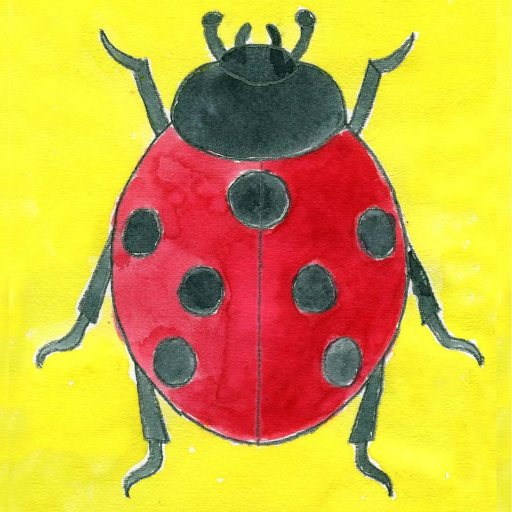
#> input picture website/assets/common/ladybug-source.png, 1024 x 1024 px (shown at 1/2 size)
$ python trace_home_peony.py ../assets/common/ladybug-source.png   (older library calls are emulated)
#> lines starting #> are read from the running program, lines starting #| are printed output that depends on the picture; after the words box and inside, x2 and y2 are one past the last pixel; in counts of white or black regions, pixels touching at a corner belong together
#!/usr/bin/env python3
"""Edge-trace the home hero peony PNG into stroke-only SVG (Canny → contours).

Requires: opencv-python-headless, numpy (same as trace_persona_outline.py).
Set SRC to your peony PNG, then run to regenerate OUT_SVG.

Default SRC looks for the asset next to this repo under .cursor/projects/…;
override with: python trace_home_peony.py /path/to/peony.png
"""
from __future__ import annotations

import argparse
import sys
from pathlib import Path

import cv2
import numpy as np

REPO_ROOT = Path(__file__).resolve().parent.parent
OUT_SVG = REPO_ROOT / "assets" / "common" / "home-peony-traced.svg"

# Cursor chat image drop (same pattern as trace_persona_outline.py)
_DEFAULT_CURSOR_ASSET = (
    Path.home()
    / ".cursor"
    / "projects"
    / "Users-pruyontrarak-Downloads-Portfolio-2"
    / "assets"
    / "image-8e0f94ca-ccc2-4f19-95d7-632f8e69966d.png"
)
# Fallback: raw PNG committed by sync script / manual copy
_FALLBACK_REPO_PNG = REPO_ROOT / "assets" / "common" / "home-peony.png"

TARGET_W = 170
# Hero peony line color (matches about-lily / stay-connected-orchid traces)
STROKE = "#4a3162"
# Thin at large CSS scale; nudge up if you regenerate at higher TARGET_W
STROKE_W = "0.34"


def _default_src() -> Path:
    if _DEFAULT_CURSOR_ASSET.is_file():
        return _DEFAULT_CURSOR_ASSET
    if _FALLBACK_REPO_PNG.is_file():
        return _FALLBACK_REPO_PNG
    return _DEFAULT_CURSOR_ASSET


def main() -> None:
    ap = argparse.ArgumentParser(description="Trace peony PNG → home-peony-traced.svg")
    ap.add_argument(
        "src",
        nargs="?",
        type=Path,
        default=None,
        help="Source peony PNG (defaults: Cursor asset or assets/common/home-peony.png)",
    )
    args = ap.parse_args()
    src = (args.src or _default_src()).expanduser().resolve()

    if not src.is_file():
        print("Source image missing:", src, file=sys.stderr)
        print("Pass a path: python trace_home_peony.py /path/to/peony.png", file=sys.stderr)
        sys.exit(1)

    bgr = cv2.imread(str(src))
#> bgr is the input picture: shape (1024, 1024, 3); mean B, G, R 62.8, 174.3, 211.1
    if bgr is None:
        print("Could not read image", src, file=sys.stderr)
        sys.exit(1)

    h, w = bgr.shape[:2]
#> h = 1024; w = 1024
    scale = TARGET_W / w
#> scale = 0.166
    new_w = TARGET_W
    new_h = max(1, int(round(h * scale)))
#> new_h = 170
    small = cv2.resize(bgr, (new_w, new_h), interpolation=cv2.INTER_AREA)
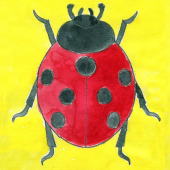
#> small: shape (170, 170, 3); mean B, G, R 62.8, 174.3, 211.1

    gray = cv2.cvtColor(small, cv2.COLOR_BGR2GRAY)
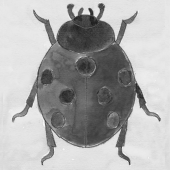
#> gray: shape (170, 170); min 30, max 249, mean 172.6
    gray = cv2.bilateralFilter(gray, 7, 60, 60)
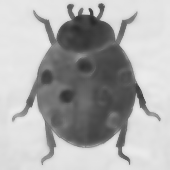
#> gray: shape (170, 170); min 41, max 235, mean 172.6
    # Soft subject + white backdrop: gentler Canny + fallback Sobel magnitude
    edges = cv2.Canny(gray, 12, 40)
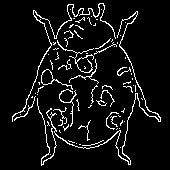
#> edges: shape (170, 170); 7.3% white in thin lines or dots, all inside (x1, y1, x2, y2) = (12, 3, 161, 166)
    if np.count_nonzero(edges) < 0.004 * edges.size:
        gx = cv2.Sobel(gray, cv2.CV_32F, 1, 0, ksize=3)
        gy = cv2.Sobel(gray, cv2.CV_32F, 0, 1, ksize=3)
        mag = cv2.magnitude(gx, gy)
        mag_u8 = cv2.normalize(mag, None, 0, 255, cv2.NORM_MINMAX).astype(np.uint8)
        _, edges = cv2.threshold(mag_u8, 0, 255, cv2.THRESH_BINARY + cv2.THRESH_OTSU)

    kernel = np.ones((2, 2), np.uint8)
    edges = cv2.morphologyEx(edges, cv2.MORPH_CLOSE, kernel)
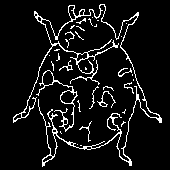
#> edges: shape (170, 170); 8% white in thin lines or dots, all inside (x1, y1, x2, y2) = (13, 4, 162, 167)

    contours, _ = cv2.findContours(edges, cv2.RETR_LIST, cv2.CHAIN_APPROX_SIMPLE)
#> contours = 49 contours, 38 with area under 20; largest, box (x1, y1, x2, y2) and area: (13, 4, 162, 167) 716, (36, 70, 78, 132) 365, (60, 90, 77, 104) 144, (42, 70, 54, 86) 130, (68, 5, 76, 20) 66

    min_len = max(8, int(0.014 * (new_w + new_h)))
#> min_len = 8
    paths: list[str] = []
    for cnt in contours:
        if len(cnt) < 4:
            continue
        peri = cv2.arcLength(cnt, True)
        if peri < min_len:
            continue
        approx = cv2.approxPolyDP(cnt, 0.00135 * peri, True)
        pts = approx.reshape(-1, 2)
        if len(pts) < 2:
            continue
        segs = [f"M {pts[0][0]:.2f},{pts[0][1]:.2f}"]
        for x, y in pts[1:]:
            segs.append(f"L {x:.2f},{y:.2f}")
        d = " ".join(segs)
        paths.append(f'<path d="{d}" />')
#> this loop made 49 passes
#> peri on passes 1, 2, 5, 7, 8, 9, 10, 11, 12, 13, 14, 15: 26.97, 13.66, 9.66, 11.66, 14.49, 65.7, 15.66, 24.14, 11.66, 16.49, 25.9, 96.33
#> cnt on passes 3, 4, 20, 21, 29, 34: [[80, 145], [81, 145]], [[77, 144]], [[133, 79], [133, 80]], [[132, 74], [132, 75]], [[49, 55]], [[121, 36]]
#> after the loop, paths = 37 items

    paths.sort(key=lambda s: s.count("L"), reverse=True)
    max_paths = 160
    svg_inner = "\n            ".join(paths[:max_paths])
    svg = f"""<svg xmlns="http://www.w3.org/2000/svg" viewBox="0 0 {new_w} {new_h}" width="{new_w}" height="{new_h}" fill="none" aria-hidden="true">
  <g stroke="{STROKE}" stroke-width="{STROKE_W}" stroke-linecap="round" stroke-linejoin="round">
            {svg_inner}
  </g>
</svg>
"""
    OUT_SVG.parent.mkdir(parents=True, exist_ok=True)
    OUT_SVG.write_text(svg, encoding="utf-8")
    print("Wrote", OUT_SVG, "from", src, "paths kept:", min(len(paths), max_paths))
#| Wrote website/assets/common/home-peony-traced.svg from website/assets/common/ladybug-source.png paths kept: 37


if __name__ == "__main__":
    main()
